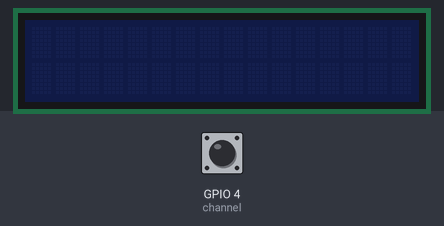
Recording of a program running on a simulated Raspberry Pi (BCM pin numbers). Shown: 16×2 character LCD. The test bench sets the inputs (shaded band); at power-on: GPIO 4 (channel) LOW. The interpreter's speed is modelled, so counts of loop turns are approximate; library files of the repository ran but are not shown: Lcd1602_Pcf8574.py; what the program prints to the terminal is not drawn. At 5.6 s the program stops and its outputs stay as they are.

Above: at 5.0 s.
5.1 s: GPIO 4 (channel) pulsed HIGH 2 times (0.12 s each, 0.3 s apart)
At 6.7 s:
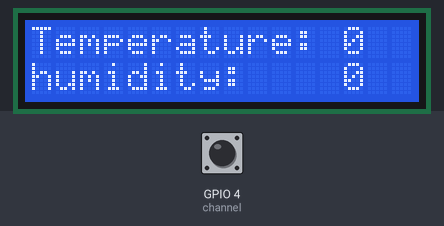
Timing chart, 0 to 7.1 s (numbered marks = the images above; inputs shaded):
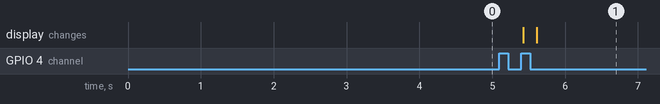

The program:

CheckTemp.py
```python
#!/usr/bin/env python3
# -*- coding: utf-8-*-
# author: Tiger

import DH11
import Lcd1602_Pcf8574
import RPi.GPIO as GPIO

if __name__ == "__main__":

    try:
        dh11 = DH11.DH11()
        dh11.init()
        dh11.get_temp()

        lcd=Lcd1602_Pcf8574.LCD(0x27, 1)
        lcd.init()
        str1 = "Temperature: " + str(dh11.temperature)
        str2 = "humidity:    " + str(dh11.humidity)
        print(str1)
        print(str2)
        lcd.display_string(0, 0, str1)
        lcd.display_string(0, 1, str2)
    finally:
        dh11.close()
```

DH11.py
```python
#!/usr/bin/env python3
# -*- coding: utf-8-*-
# author: Tiger
# 1 wire interface & pin connection
# VCC---(1)(2)
# NC ---(3)(4)
# NC ---(5)(6)
# OUT---(7)(8)
# GND---(9)(10)

import RPi.GPIO as GPIO
import time

#P3B--10, PIZERO--4
ZeroBitHighCnt = 10

class DH11:

    def __init__(self):
        self.temperature = 24
        self.humidity = 50
        self.channel = 4

    def init(self):
        GPIO.setmode(GPIO.BCM)
        GPIO.setup(self.channel, GPIO.OUT)

    def get_temp(self):
        j = 0
        data = []
        GPIO.setup(self.channel, GPIO.OUT)
        GPIO.output(self.channel, GPIO.LOW)
        time.sleep(0.05)
        GPIO.output(self.channel, GPIO.HIGH)
        GPIO.setup(self.channel, GPIO.IN)

        while GPIO.input(self.channel) == GPIO.HIGH:
            continue
        while GPIO.input(self.channel) == GPIO.LOW:
            continue
        while GPIO.input(self.channel) == GPIO.HIGH:
            continue

        while j < 40:
            k = 0
            while GPIO.input(self.channel) == GPIO.LOW:
                continue
            while GPIO.input(self.channel) == GPIO.HIGH:
                k += 1
                if k > 100:
                    break
            if k < ZeroBitHighCnt:
                data.append(0)
            else:
                data.append(1)
            j += 1

        humidity_bit = data[0:8]
        humidity_point_bit = data[8:16]
        temperature_bit = data[16:24]
        temperature_point_bit = data[24:32]
        check_bit = data[32:40]

        self.humidity = 0
        humidity_point = 0
        self.temperature = 0
        temperature_point = 0
        check = 0

        for i in range(8):
            self.humidity += humidity_bit[i] * 2 ** (7-i)
            humidity_point += humidity_point_bit[i] * 2 ** (7-i)
            self.temperature += temperature_bit[i] * 2 ** (7-i)
            temperature_point += temperature_point_bit[i] * 2 ** (7-i)
            check += check_bit[i] * 2 ** (7-i)

        tmp = self.humidity + humidity_point + self.temperature + temperature_point

        if check == tmp:
            pass
        else:
            self.humidity = 0
            self.temperature = 0

    def close(self):
        GPIO.cleanup(self.channel)

if __name__ == "__main__":

    try:
        dh11 = DH11()
        dh11.init()
        dh11.get_temp()
        print("Temperature: %d"%dh11.temperature)
        print("humidity: %d"%dh11.humidity)

    finally:
        dh11.close()
```

Measured:
- after the input at 5.1 s, the display: first changes after 0.32 s (image 1 shows a later state)
